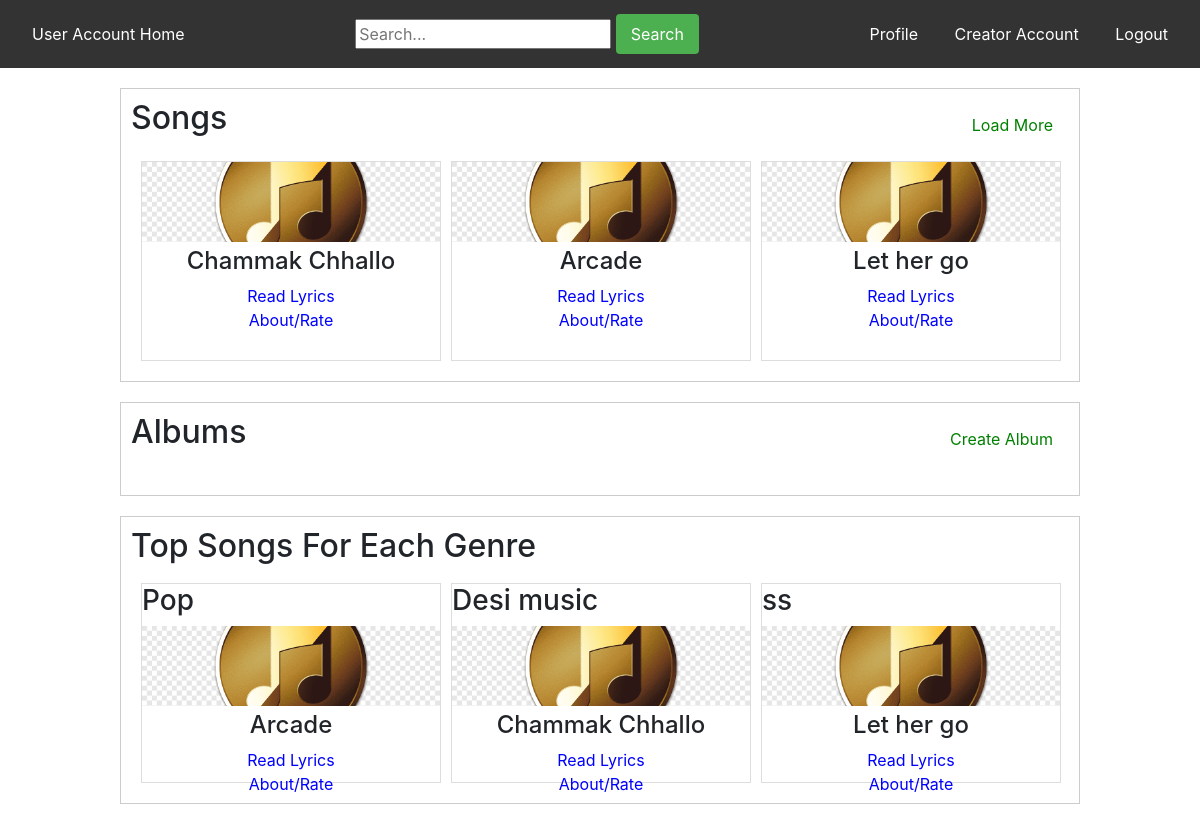
Screenshot of /user/home/1/1 with the database file from the repository.
### app.py (models this page shows)
class songs(db.Model):
    id = db.Column(db.Integer, primary_key=True, autoincrement=True)
    songname = db.Column(db.String(100), unique=True, nullable=False)
    releasedate = db.Column(Date)
    lyrics = db.Column(db.Text)
    singer= db.Column(db.String(100))
    uploadedby = db.Column(db.Integer , nullable = False)
    filename = db.Column(db.String(100), nullable=False)
    genre = db.Column(db.String(100), nullable=False)
    averagerating = db.Column(db.Integer , default =0)
    ratingcount = db.Column(db.Integer, default =0 )
    is_active = db.Column(db.Integer, default=1)

class genres(db.Model):
    id = db.Column(db.Integer, primary_key=True, autoincrement=True)
    genrename = db.Column(db.String(120), unique=True, nullable=False)

### app.py (the view)
@app.route('/user/home/<int:page>/<userid>',methods=['GET'])
def user_home(userid, page):
    allsongs = songs.query.limit(page*4).all()
    allalbums = useralbum.query.filter_by(author = userid).all()
    geenres = genres.query.all()
    gens =[]
    ss =[]
    for g in geenres:
        song =  songs.query.filter_by(genre = g.genrename).order_by(songs.averagerating.desc()).first()
        if song:
            gens.append(g.genrename)
            ss.append(song)
    return render_template('/user/home.html', userid =userid , songs=allsongs  , albums=allalbums , genredata = zip(gens , ss) , page = page , message = None)

### templates/user/home.html (shortened to what this page needs)
<!DOCTYPE html>
<html lang="en">
<head>
    <link rel="stylesheet" href="https://maxcdn.bootstrapcdn.com/bootstrap/4.5.2/css/bootstrap.min.css">
    <link rel="stylesheet" href="https://maxcdn.bootstrapcdn.com/bootstrap/4.5.2/css/bootstrap.min.css">
    <link rel="stylesheet" href="https://cdnjs.cloudflare.com/ajax/libs/font-awesome/5.15.4/css/all.min.css">
</head>
<body>
<div class="navbar">
  <a href="{{ url_for('user_home', userid=userid , page =1) }}" class="creator-account">User Account Home</a>
                <form action="{{url_for('search' , userid = userid)}}" method="POST">
               <div class="search-bar">
            <input type="text" placeholder="Search..." name="query">
            <button type="submit">Search</button>
        </div>
                </form>
     <div class="other-links">
    <a href="{{ url_for('userprofile', userid=userid) }}">Profile</a>
    <a href="{{url_for('creator_home' , userid = userid )}}">Creator Account</a>
    <a href="{{ url_for('user_login') }}" >Logout</a>
  </div>
</div>
<div class="container">
    <div class="navbar1">
        <h2  class="creator-account">Songs</h2>
    <div class="right-link">
            <a href="{{url_for('user_home' , userid = userid , page = page+1)}}">Load More</a>
        </div>
    </div>
    <div class="song-list">
        <div class="scrollable">
            <div class="songs">
                {% for song in songs %}
                <div class="song-unit">
                    <img src="/../../static/image/homemusic.png" class ="small">
                    <div class="song-info">
                        <h4>{{song.songname}}</h4>
                        <a href="{{url_for('viewuserlyrics', songid = song.id , userid = userid)}}" class="play-link">Read Lyrics</a>
                        <a href="{{url_for('aboutsong', songid = song.id , userid = userid)}}" class="play-link">About/Rate</a>
                        </div>
                    </div>
                {% endfor %}
            </div>
        </div>
    </div>
</div>
<div class="container">
    <div class="navbar1">
        <h2  class="creator-account">Albums</h2>
    <div class="right-link">
            <a href="{{url_for('createalbumuser', userid= userid)}}">Create Album</a>
        </div>
    </div>
    <div class="song-list">
        <div class="scrollable">
            <div class="songs">
            </div>
        </div>
    </div>
</div>
<div class="container">
    <div class="navbar1">
        <h2  class="creator-account">Top Songs For Each Genre</h2>
    </div>
    <div class="song-list">
        <div class="scrollable">
            <div class="songs">
                {% for genre , song  in genredata %}
                <div class="song-unit">
                     <h3>{{genre}}</h3>
                    <img src="/../../static/image/homemusic.png" class ="small">
                    <div class="song-info">
                        <h4>{{song.songname}}</h4>
                        <a href="{{url_for('viewuserlyrics', songid = song.id , userid = userid)}}" class="play-link">Read Lyrics</a>
                        <a href="{{url_for('aboutsong', songid = song.id , userid = userid)}}" class="play-link">About/Rate</a>
                        </div>
                    </div>
                {% endfor %}
            </div>
        </div>
    </div>
</div>
</body>
</html>

### templates/user/home.html (style rules this page uses)
.navbar { overflow: hidden; background-color: #333; }
.navbar1 { overflow: hidden; background-color: white; }
.navbar1 a { display: inline-block; color: white; text-align: center; padding: 14px 16px; text-decoration: none; }
.navbar a { display: inline-block; color: white; text-align: center; padding: 14px 16px; text-decoration: none; }
.creator-account { float: left; }
.other-links { float: right; }
.search-bar button { padding: 8px 15px; border: none; border-radius: 4px; background-color: #4CAF50; color: white; cursor: pointer; }
.song-list { width: 100%; overflow-x: auto; white-space: nowrap; }
.scrollable { display: flex; }
.songs { display: flex; padding: 10px; }
.small { width : 100px; height: 70px; }
.container { width: 80%; margin: 20px auto; border: 1px solid #ccc; padding: 10px; }
.song-unit { width: 300px; height: 200px; border: 1px solid #ddd; margin-right: 10px; display: flex; flex-direction: column; }
.song-unit img { width: 100%; height: 80px; object-fit: cover; }
.song-info { padding: 5px; text-align: center; }
.play-link { display: block; text-decoration: none; color: blue; }
.right-link { margin-left: 10px; align-self: center; }
.right-link a { text-decoration: none; color: green; float: right; }

### rows the page displays
songs: songname "Chammak Chhallo"
songs: songname "Arcade"
songs: songname "Let her go"
genres: genrename "Pop", songname "Arcade"
genres: genrename "Desi music", songname "Chammak Chhallo"
genres: genrename "ss", songname "Let her go"
